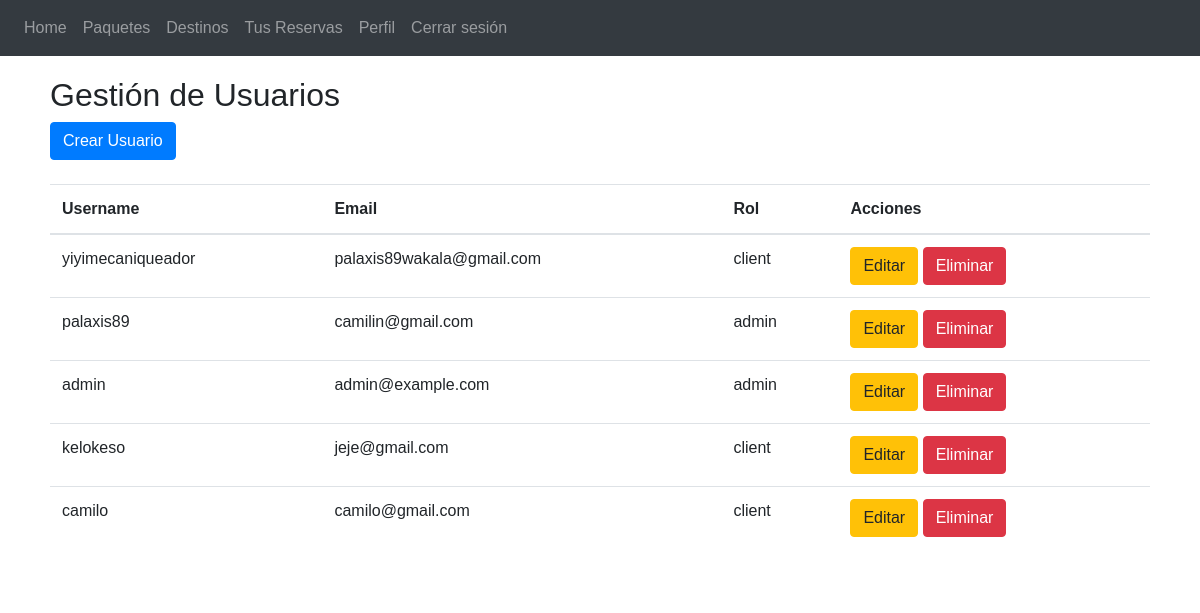
The app's page /admin/users (signed in), older data.
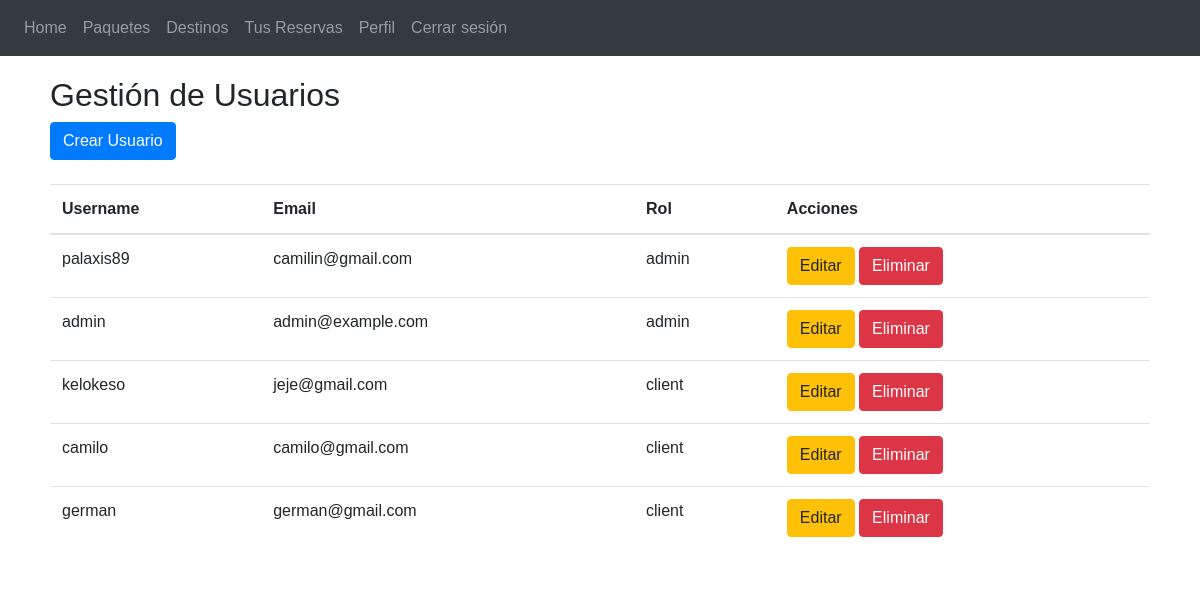
The same page, newer data.
### app/auth/models.py (models this page shows, shortened)
class User(UserMixin, db.Model): # herencia de usermixin para permitir gesiton de sesiones
    __tablename__ = 'users'
    id = db.Column(db.Integer, primary_key=True)
    username = db.Column(db.String(80), unique=True, nullable=False)
    email = db.Column(db.String(120), unique=True, nullable=False)
    password_hash = db.Column(db.String(128), nullable=False)
    role = db.Column(db.String(20), default='client')  # Puede ser 'client' o 'admin'
    reservations = db.relationship('Reservation', backref='owner', lazy=True)
    def is_admin(self):
        return self.role == 'admin'

### app/admin/routes.py (the view)
@admin.route('/users')
@login_required
def users():
    users = User.query.all()  # Obtener todos los usuarios
    return render_template('admin/users.html', users=users)

### app/templates/admin/users.html
{% extends "base.html" %}
{% block content %}
  <h2>Gestión de Usuarios</h2>
  <a href="{{ url_for('admin.create_user') }}" class="btn btn-primary">Crear Usuario</a>
  <table class="table mt-4">
    <thead>
      <tr>
        <th>Username</th>
        <th>Email</th>
        <th>Rol</th>
        <th>Acciones</th>
      </tr>
    </thead>
    <tbody>
      {% for user in users %}
        <tr>
          <td>{{ user.username }}</td>
          <td>{{ user.email }}</td>
          <td>{{ user.role }}</td>
          <td>
            <a href="{{ url_for('admin.edit_user', id=user.id) }}" class="btn btn-warning">Editar</a>
            <form action="{{ url_for('admin.delete_user', id=user.id) }}" method="POST" style="display:inline;">
              <button type="submit" class="btn btn-danger">Eliminar</button>
            </form>
          </td>
        </tr>
      {% endfor %}
    </tbody>
  </table>
{% endblock %}

### app/templates/base.html (shortened to what this page needs)
<!DOCTYPE html>
<html lang="es">
  <head>
    <link
      rel="stylesheet"
      href="https://stackpath.bootstrapcdn.com/bootstrap/4.4.1/css/bootstrap.min.css"
    />
    <link
      rel="stylesheet"
      href="https://stackpath.bootstrapcdn.com/font-awesome/4.7.0/css/font-awesome.min.css"
    />
  </head>
  <body>
    <nav class="navbar navbar-expand-lg navbar-dark bg-dark">
      <div class="collapse navbar-collapse" id="navbar">
        <div class="navbar-nav">
          <a class="nav-item nav-link" id="home" href="{{ url_for('travel.home') }}">Home</a>
          {% if current_user.is_authenticated %}
            {% if current_user.is_admin() %}
              <a class="nav-item nav-link" id="profile" href="{{ url_for('auth.profile') }}">Perfil</a>
              <a class="nav-item nav-link" id="admin" href="{{ url_for('admin.dashboard') }}">Panel de Administrador</a>
              <a class="nav-item nav-link" id="users" href="{{ url_for('admin.users') }}">Gestor de Usuarios</a>
              <a class="nav-item nav-link" id="destinations" href="{{ url_for('admin.manage_destinations') }}">Gestor de Destinos</a>
              <a class="nav-item nav-link" id="packages" href="{{ url_for('admin.manage_packages') }}">Gestor de Paquetes</a>
            {% else %}
              <a class="nav-item nav-link" id="packages" href="{{ url_for('travel.packages') }}">Paquetes</a>
              <a class="nav-item nav-link" id="destinations" href="{{ url_for('travel.destinations') }}">Destinos</a>
              <a class="nav-item nav-link" id="reserve" href="{{ url_for('travel.reserve') }}">Tus Reservas</a>
              <a class="nav-item nav-link" id="profile" href="{{ url_for('auth.profile') }}">Perfil</a>
            {% endif %}
            <a class="nav-item nav-link" id="logout" href="{{ url_for('auth.logout') }}">Cerrar sesión</a>
          {% else %}
            <a class="nav-item nav-link" id="login" href="{{ url_for('auth.login') }}">Entrar</a>
            <a class="nav-item nav-link" id="signUp" href="{{ url_for('auth.register') }}">Registrarse</a>
          {% endif %}
        </div>
      </div>
    </nav>
    <div class="container">
      {% block content %} {% endblock %}
    </div>
  </body>
</html>

Row changes from the older to the newer data that the page shows:
removed User: username "yiyimecaniqueador", email "palaxis89wakala@gmail.com", role "client"
added User: username "german", email "german@gmail.com", role "client"
